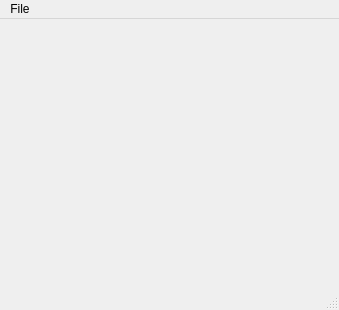
<?xml version="1.0" encoding="UTF-8"?>
<ui version="4.0">
 <class>MainWindow</class>
 <widget class="QMainWindow" name="MainWindow">
  <property name="geometry">
   <rect>
    <x>0</x>
    <y>0</y>
    <width>339</width>
    <height>310</height>
   </rect>
  </property>
  <property name="windowTitle">
   <string>Death Counter</string>
  </property>
  <widget class="QWidget" name="centralwidget"/>
  <widget class="QMenuBar" name="menubar">
   <property name="geometry">
    <rect>
     <x>0</x>
     <y>0</y>
     <width>339</width>
     <height>27</height>
    </rect>
   </property>
   <widget class="QMenu" name="menuFile">
    <property name="title">
     <string>File</string>
    </property>
    <addaction name="actionExit"/>
   </widget>
   <addaction name="menuFile"/>
  </widget>
  <widget class="QStatusBar" name="statusbar"/>
  <action name="actionExit">
   <property name="text">
    <string>Exit</string>
   </property>
  </action>
 </widget>
 <resources/>
 <connections/>
</ui>
